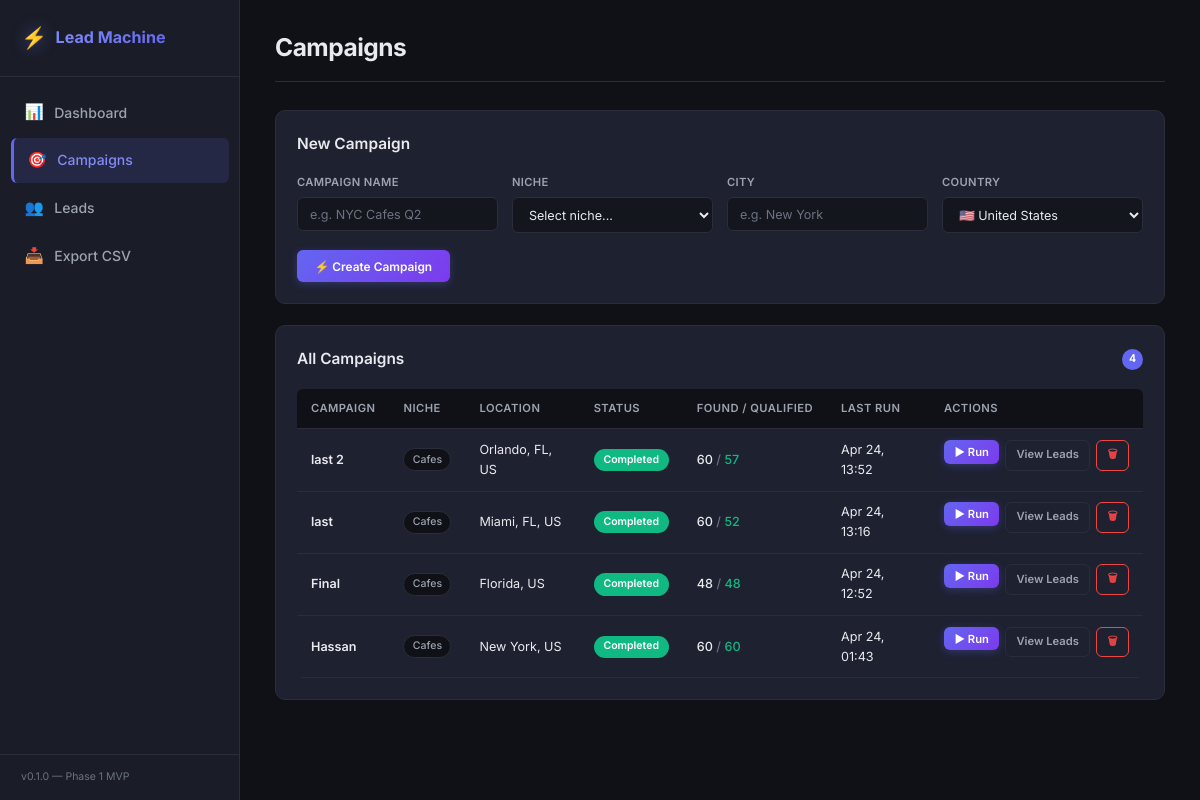
Page /campaigns on the committed database.
### src/models/campaign.py (models this page shows, shortened)
class Campaign(Base):
    __tablename__ = "campaigns"
    id: Mapped[str] = mapped_column(
        String(36), primary_key=True, default=lambda: str(uuid.uuid4())
    )
    name: Mapped[str] = mapped_column(String(255), nullable=False)
    niche: Mapped[str] = mapped_column(String(100), nullable=False)
    city: Mapped[str] = mapped_column(String(100), nullable=False)
    country: Mapped[str] = mapped_column(String(100), nullable=False, default="US")
    status: Mapped[str] = mapped_column(
        String(20), default="pending", nullable=False
    )
    total_found: Mapped[int] = mapped_column(Integer, default=0)
    total_qualified: Mapped[int] = mapped_column(Integer, default=0)
    created_at: Mapped[datetime] = mapped_column(
        DateTime, server_default=func.now()
    )
    last_run_at: Mapped[datetime | None] = mapped_column(
        DateTime, nullable=True
    )
    error_message: Mapped[str | None] = mapped_column(Text, nullable=True)
    leads = relationship("Lead", back_populates="campaign", cascade="all, delete-orphan")

### src/dashboard/routes.py (the view)
@router.get("/campaigns", response_class=HTMLResponse)
async def campaigns_page(request: Request, session: AsyncSession = Depends(get_session)):
    result = await session.execute(
        select(Campaign).order_by(Campaign.created_at.desc())
    )
    campaigns = result.scalars().all()
    return templates.TemplateResponse(
        request=request,
        name="campaigns.html",
        context={"campaigns": campaigns}
    )

### src/dashboard/templates/campaigns.html (shortened to what this page needs)
{% extends "base.html" %}
{% block page_title %}Campaigns{% endblock %}
{% block content %}
<div class="section-card">
    <div class="section-header">
        <h2>New Campaign</h2>
    </div>
    <form action="/campaigns/create" method="POST" class="campaign-form" id="create-campaign-form">
        <div class="form-grid">
            <div class="form-group">
                <label for="campaign-name">Campaign Name</label>
                <input type="text" id="campaign-name" name="name" placeholder="e.g. NYC Cafes Q2" required>
            </div>
            <div class="form-group">
                <label for="campaign-niche">Niche</label>
                <select id="campaign-niche" name="niche" required>
                    <option value="">Select niche...</option>
                </select>
            </div>
            <div class="form-group">
                <label for="campaign-city">City</label>
                <input type="text" id="campaign-city" name="city" placeholder="e.g. New York" required>
            </div>
            <div class="form-group">
                <label for="campaign-country">Country</label>
                <select id="campaign-country" name="country">
                    <option value="US">🇺🇸 United States</option>
                </select>
            </div>
        </div>
        <button type="submit" class="btn btn-primary" id="btn-create-campaign">
            ⚡ Create Campaign
        </button>
    </form>
</div>
<div class="section-card">
    <div class="section-header">
        <h2>All Campaigns</h2>
        <span class="badge">{{ campaigns|length }}</span>
    </div>
    {% if campaigns %}
    <div class="table-wrapper">
        <table class="data-table" id="campaigns-table">
            <thead>
                <tr>
                    <th>Campaign</th>
                    <th>Niche</th>
                    <th>Location</th>
                    <th>Status</th>
                    <th>Found / Qualified</th>
                    <th>Last Run</th>
                    <th>Actions</th>
                </tr>
            </thead>
            <tbody>
                {% for c in campaigns %}
                <tr>
                    <td class="td-bold">{{ c.name }}</td>
                    <td><span class="tag">{{ c.niche }}</span></td>
                    <td>{{ c.city }}, {{ c.country }}</td>
                    <td>
                        {% if c.status == 'completed' %}
                            <span class="status-badge" style="background:#10b981">Completed</span>
                        {% elif c.status == 'running' %}
                            <span class="status-badge" style="background:#3b82f6">
                                <span class="spinner"></span> Running
                            </span>
                        {% elif c.status == 'failed' %}
                            <span class="status-badge" style="background:#ef4444" title="{{ c.error_message or '' }}">Failed</span>
                        {% else %}
                            <span class="status-badge" style="background:#6b7280">Pending</span>
                        {% endif %}
                    </td>
                    <td>
                        <span class="stat-pair">
                            <span>{{ c.total_found }}</span>
                            <span class="stat-divider">/</span>
                            <span class="text-success">{{ c.total_qualified }}</span>
                        </span>
                    </td>
                    <td>{{ c.last_run_at.strftime('%b %d, %H:%M') if c.last_run_at else '—' }}</td>
                    <td class="td-actions">
                        {% if c.status != 'running' %}
                        <form action="/campaigns/{{ c.id }}/run" method="POST" style="display:inline">
                            <button type="submit" class="btn btn-sm btn-primary" title="Run pipeline">
                                ▶ Run
                            </button>
                        </form>
                        {% endif %}
                        {% if c.total_qualified > 0 %}
                        <a href="/leads?campaign_id={{ c.id }}" class="btn btn-sm btn-outline">
                            View Leads
                        </a>
                        {% endif %}
                        <form action="/campaigns/{{ c.id }}/delete" method="POST" style="display:inline" onsubmit="return confirm('Delete this campaign and all its leads?')">
                            <button type="submit" class="btn btn-sm btn-outline" style="color:#ef4444;border-color:#ef4444" title="Delete campaign">
                                🗑
                            </button>
                        </form>
                    </td>
                </tr>
                {% endfor %}
            </tbody>
        </table>
    </div>
    {% else %}
    <div class="empty-state">
        <div class="empty-icon">🚀</div>
        <h3>Ready to launch</h3>
        <p>Create your first campaign above to start finding leads.</p>
    </div>
    {% endif %}
</div>
{% endblock %}

### src/dashboard/static/style.css (style rules this page uses)
:root { --bg-primary: #0f1117; --bg-secondary: #1a1d27; --bg-card: #1e2130; --bg-card-hover: #252839; --bg-input: #14161e; --border: #2a2d3a; --border-focus: #6366f1; --text-primary: #e8eaed; --text-secondary: #9ca3af; --text-muted: #6b7280; --text-link: #818cf8; --accent: #6366f1; --accent-hover: #818cf8; --accent-glow: rgba(99, 102, 241, 0.15); --success: #10b981; --warning: #f59e0b; --danger: #ef4444; --info: #3b82f6; --sidebar-width: 240px; --radius: 10px; --radius-sm: 6px; --shadow: 0 4px 24px rgba(0, 0, 0, 0.3); --transition: all 0.2s ease; --font: 'Inter', -apple-system, BlinkMacSystemFont, sans-serif; }
*, *::before, *::after { box-sizing: border-box; margin: 0; padding: 0; }
html { font-size: 14px; }
body { font-family: var(--font); background: var(--bg-primary); color: var(--text-primary); line-height: 1.6; display: flex; min-height: 100vh; -webkit-font-smoothing: antialiased; }
a { color: var(--text-link); text-decoration: none; transition: var(--transition); }
.section-card { background: var(--bg-card); border: 1px solid var(--border); border-radius: var(--radius); padding: 1.5rem; margin-bottom: 1.5rem; }
.section-header { display: flex; align-items: center; justify-content: space-between; margin-bottom: 1.25rem; }
.section-header h2 { font-size: 1.1rem; font-weight: 600; }
.table-wrapper { overflow-x: auto; border-radius: var(--radius-sm); }
.data-table { width: 100%; border-collapse: collapse; font-size: 0.9rem; }
.data-table thead th { text-align: left; padding: 0.75rem 1rem; background: var(--bg-primary); color: var(--text-secondary); font-weight: 600; font-size: 0.8rem; text-transform: uppercase; letter-spacing: 0.04em; border-bottom: 1px solid var(--border); white-space: nowrap; }
.data-table tbody tr { border-bottom: 1px solid var(--border); transition: var(--transition); }
.data-table td { padding: 0.75rem 1rem; vertical-align: middle; }
.td-bold { font-weight: 600; color: var(--text-primary); }
.td-actions { display: flex; gap: 0.4rem; white-space: nowrap; }
.tag { display: inline-block; padding: 0.15rem 0.6rem; border-radius: 50px; font-size: 0.75rem; font-weight: 500; background: var(--bg-primary); color: var(--text-secondary); border: 1px solid var(--border); }
.status-badge { display: inline-block; padding: 0.2rem 0.7rem; border-radius: 50px; font-size: 0.75rem; font-weight: 600; color: #fff; white-space: nowrap; }
.badge { display: inline-flex; align-items: center; justify-content: center; min-width: 1.5rem; height: 1.5rem; padding: 0 0.4rem; border-radius: 50px; font-size: 0.75rem; font-weight: 700; background: var(--accent); color: #fff; }
.stat-pair { display: flex; align-items: center; gap: 0.25rem; font-weight: 500; }
.stat-divider { color: var(--text-muted); }
.text-success { color: var(--success); }
.btn { display: inline-flex; align-items: center; gap: 0.4rem; padding: 0.6rem 1.25rem; border-radius: var(--radius-sm); font-weight: 600; font-size: 0.85rem; border: none; cursor: pointer; transition: var(--transition); font-family: var(--font); text-decoration: none; }
.btn-primary { background: linear-gradient(135deg, var(--accent), #7c3aed); color: #fff; box-shadow: 0 2px 8px rgba(99,102,241,0.3); }
.btn-outline { background: transparent; color: var(--text-secondary); border: 1px solid var(--border); }
.btn-sm { padding: 0.35rem 0.75rem; font-size: 0.8rem; }
.campaign-form { margin-bottom: 0; }
.form-grid { display: grid; grid-template-columns: repeat(auto-fit, minmax(180px, 1fr)); gap: 1rem; margin-bottom: 1.25rem; }
.form-group { display: flex; flex-direction: column; gap: 0.35rem; }
.form-group label { font-size: 0.8rem; font-weight: 600; color: var(--text-secondary); text-transform: uppercase; letter-spacing: 0.03em; }
.form-group input, .form-group select, .form-group textarea { background: var(--bg-input); border: 1px solid var(--border); border-radius: var(--radius-sm); padding: 0.6rem 0.85rem; color: var(--text-primary); font-size: 0.9rem; font-family: var(--font); transition: var(--transition); }
.form-group input::placeholder { color: var(--text-muted); }

### rows in the picture
Campaign: name "last 2", niche "Cafes", city "Orlando, FL", country "US", status "Completed", total_found "60", total_qualified "57", last_run_at "Apr 24, 13:52"
Campaign: name "last", niche "Cafes", city "Miami, FL", country "US", status "Completed", total_found "60", total_qualified "52", last_run_at "Apr 24, 13:16"
Campaign: name "Final", niche "Cafes", city "Florida", country "US", status "Completed", total_found "48", total_qualified "48", last_run_at "Apr 24, 12:52"
Campaign: name "Hassan", niche "Cafes", city "New York", country "US", status "Completed", total_found "60", total_qualified "60", last_run_at "Apr 24, 01:43"

### other values in the picture
{{ campaigns|length }} "4"
